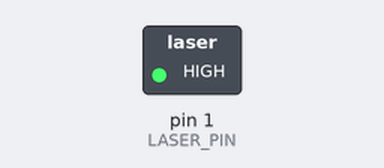
Simulated run of this sketch. Board: Arduino Uno, built with avr-gcc and run on an emulated ATmega328P. Shown: switched loads named in the sketch (green lamp = pin HIGH). Dashed ring = blinking.

Above: at 0.2 s.
Timing chart, 0 to 3.0 s (numbered marks = the images above):
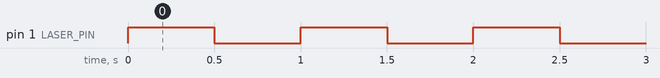

Measured:
- by itself, pin 1 (LASER_PIN): alternates HIGH for 0.50 s and LOW for 0.50 s

The sketch:

blink.ino
```cpp
// BLINK TEST - laser blinka svake sekunde
// Koristi se SAMO za debug. Bez senzora, bez trigera.
// Pin: PB1 (pin 6 ATtiny85) -> 100R -> laser+

const int LASER_PIN = 1; // PB1

void setup() {
  pinMode(LASER_PIN, OUTPUT);
}

void loop() {
  digitalWrite(LASER_PIN, HIGH);
  delay(500);
  digitalWrite(LASER_PIN, LOW);
  delay(500);
}
```
